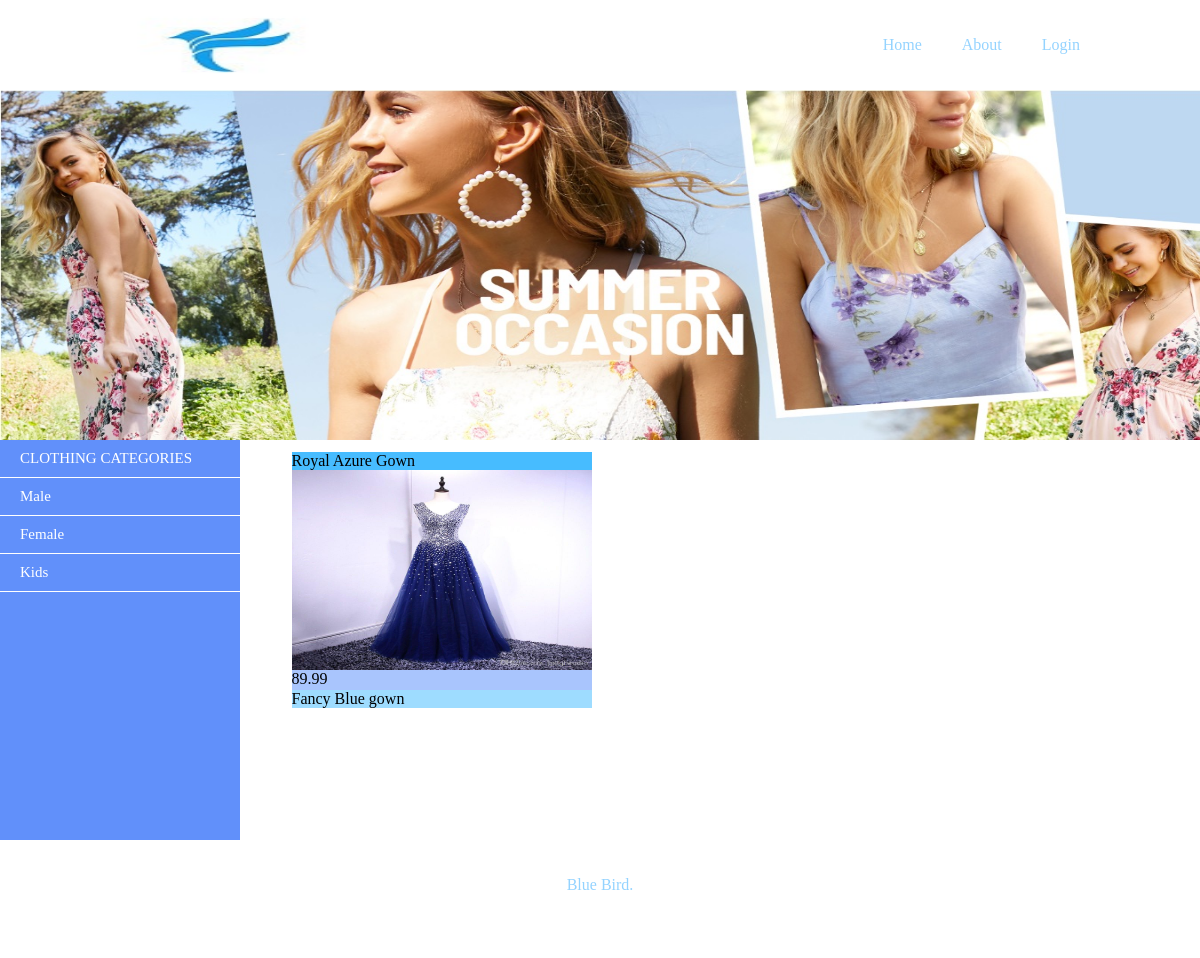
/productdetail.php?pid=1, run on the app's committed database.
### tables this page shows
CREATE TABLE product (
  ProductId varchar(10) NOT NULL,
  ProductName varchar(200) NOT NULL,
  Image varchar(100) NOT NULL,
  Price double precision NOT NULL,
  CatId int NOT NULL,
  ProductDetails varchar(1000) NOT NULL
);

### db.php (called while the page is built, shortened)
<?php
$hostname = 'localhost';
$username='root';
$password='';
$dbname='bluebird';
$port=3306;
function query($sql)
{
	global $hostname;
	global $username;
	global $password;
	global $dbname;
	global $port;
	$conn = new mysqli($hostname, $username, $password, $dbname, $port);
	$result = $conn->query($sql);
	$rows = mysqli_fetch_all($result);
	return $rows;
}
?>

### productdetail.php (the view, shortened to what this page needs)
<!DOCTYPE html>
<html>
<head>
	<link rel="stylesheet" href="css/style.css">
</head>
<body>
	<?php
	require_once("./db.php");
	require_once("./header.php");
	?>
		<div class="advert"></div>
		<?php
		require_once("./left.php");
		?>
		<?php
		if(isset($_GET['pid']))
		{
			$pid = $_GET['pid'];
			$sql = "Select * from product where ProductId='" . $pid . "'";
			$pros = query($sql);
		?>
			<div style="position: absolute; top:450px; left:290px; width:300px; height:600px">
			<div class="product2">
				<div class="name"><?=$pros[0][1]?></div>
				<div class="image2">
					<a href="">
						<img src="<?=$pros[0][2]?>" alt="" width="100%" height="100%">
					</a>
				</div>
				<div class="price"><?=$pros[0][3]?></div>
				<div class="details"><?=$pros[0][5]?></div>
			</div>
		<?php
		}
		else
		{
			echo "pid not found!";
		}
		?>
	</div>
	<?php require_once("./bottom.php"); ?>
</body>
</html>

### css/style.css (style rules this page uses)
* { margin: 0; padding: 0; list-style: none; text-decoration: none; }
.advert { height: 350px; background-color: white; background-image: url('../images/content.jpg'); background-repeat: no-repeat; background-size: 100% 100%; }
.product2 { background-color:#47BCFF; height: 100px; width: 300px; margin: 0.5%; float: left; }
.image2 { background-color: white; height: 200px; }
.price { background-color: #A9C5FD; height: 20px; }
.details { background-color: #9EDCFF; }

### data on the page
product: ProductName "Royal Azure Gown", Image (picture), Price "89.99", ProductDetails "Fancy Blue gown"
